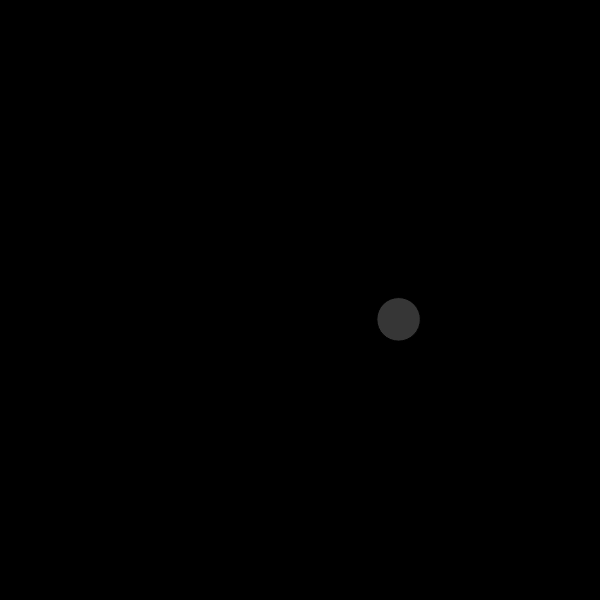
Frame 1 (no input)
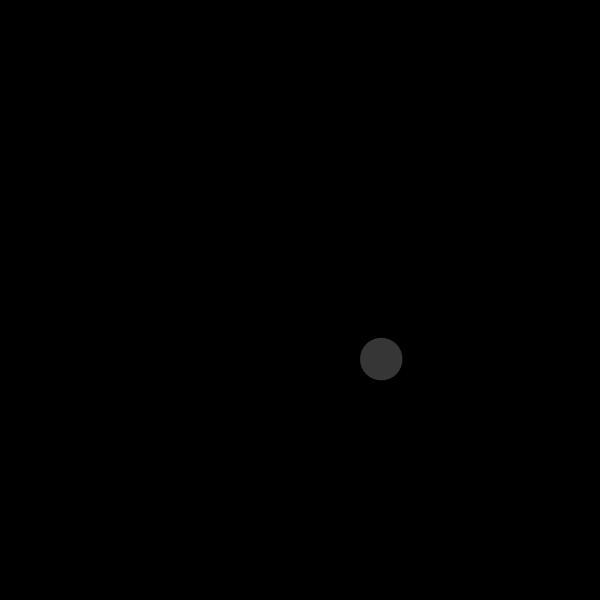
Frame 60 (no input)
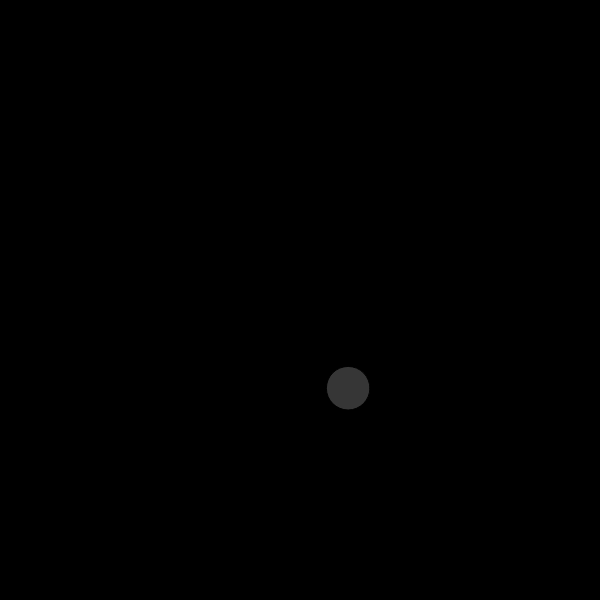
Frame 120 (the mouse pressed at the canvas centre since frame 60)

The p5.js sketch that drew these frames (run headless with seeded random() and noise() and a simulated clock; from frame 60 on, the mouse is pressed at the canvas centre):

// p5.js sketch
// ── sketch.js
var asteroids = [];



function setup() {
  createCanvas(600, 600);
  for (var i = 0; i < 20; i++) {
    asteroids[i] = new Asteroid();
  }

}

function draw() {
  for (var i = 0; i < asteroids.length; i++) {
  background(0);
  asteroids[i].display();
  }


}

 function Asteroid() {
      this.x = 300,
      this.y = 300,
      this.r = random(100,270),
      this.speed = random(-5,5),
      this.rad1 = random(0,360),
      this.radius = random(20,50),
      this.cc = random(50,200),
      
      this.display = function() {
        fill(this.cc);
        ellipse(this.x + this.r * cos(radians(this.rad1)), this.y + this.r * sin(radians(this.rad1)), this.radius); //code inspired by Rodger
        this.rad1 += this.speed;
      }
    }






 /* function ship() {
    display= function(){
      fill(200);
      rect(this.x,this.y,30,45);
    }
    move= function(){
      if (keyIsDown(UP_ARROW)){
       this.y += 1 ;
      }
      if (keyIsDown(DOWN_ARROW)){
        this.y -= 1;
      }
    }
  collide= function(Asteroid) {
    var collide = dist(this.x, this.y, Asteroid.x, Asteroid.y);
    
    if (collide = 0) {
      text("YOU FAILED TO", 270, 270);
      text("NAVIGATE THE ASTEROIDS", 250, 300);
      delay(10000);
      
    }
  }
   
   
 }
  
   */
 
  
  
  
  
 
